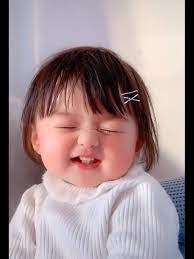
#> input picture images/images/baby.jpg, 194 x 259 px, found by its file name
$ python Threshold.py
#> lines starting #> are read from the running program, lines starting #| are printed output that depends on the picture; after the words box and inside, x2 and y2 are one past the last pixel; in counts of white or black regions, pixels touching at a corner belong together
import cv2
import numpy as np
import matplotlib.pyplot as plt

def threshold_image(image_path, threshold_value):
    # Đọc ảnh từ đường dẫn
#> called with image_path = 'images/baby.jpg', threshold_value = 128
    image = cv2.imread(image_path, cv2.IMREAD_GRAYSCALE)
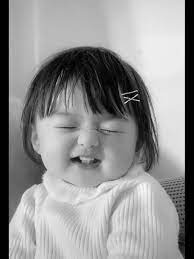
#> image: shape (259, 194); min 0, max 250, mean 145.1

    # Kiểm tra xem ảnh có tồn tại không
    if image is None:
        print("Không thể đọc được ảnh.")
        return

    # Thực hiện Thresholding
    _, thresholded_image = cv2.threshold(image, threshold_value, 255, cv2.THRESH_BINARY)
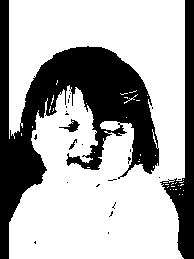
#> thresholded_image: shape (259, 194); 67.8% white; 25 black regions (21 under 20 px), largest, box (x1, y1, x2, y2) and area: (0, 0, 159, 259) 12874, (160, 0, 194, 259) 3085, (59, 119, 80, 132) 105, (69, 139, 77, 150) 29

    # Hiển thị ảnh gốc và ảnh đã Thresholding
    plt.subplot(1, 2, 1)
    plt.imshow(image, cmap='gray')
    plt.title('Ảnh Gốc')

    plt.subplot(1, 2, 2)
    plt.imshow(thresholded_image, cmap='gray')
    plt.title(f'Thresholding với giá trị {threshold_value}')

    plt.show()
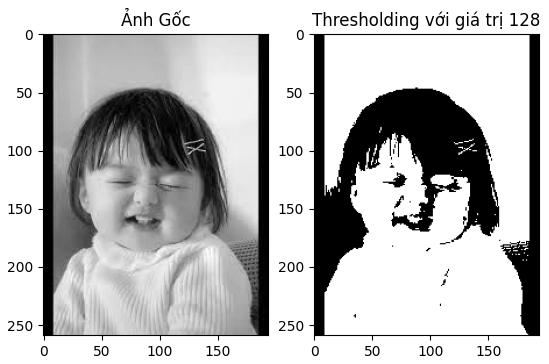
#> figure drawn by matplotlib, 2 panels

# Đường dẫn của ảnh và giá trị Threshold
image_path = 'images/baby.jpg'  # Thay đổi đường dẫn của ảnh thực tế
threshold_value = 128  # Thay đổi giá trị Threshold nếu cần

# Gọi hàm để thực hiện Thresholding
threshold_image(image_path, threshold_value)

$ run again, with images/images/cat.jpg copied over images/images/baby.jpg
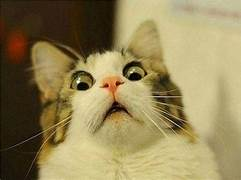
#> input picture images/images/cat.jpg, 241 x 180 px, found by its file name
#> in threshold_image, `_, thresholded_image = cv2.threshold(image, threshold_value, 255, cv2...`:
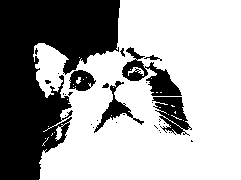
#> thresholded_image: shape (180, 241); 63.7% white; 30 black regions (22 under 20 px), largest, box (x1, y1, x2, y2) and area: (0, 0, 120, 180) 12806, (122, 47, 182, 96) 1063, (152, 97, 192, 136) 813
#> in threshold_image, `plt.show()`:
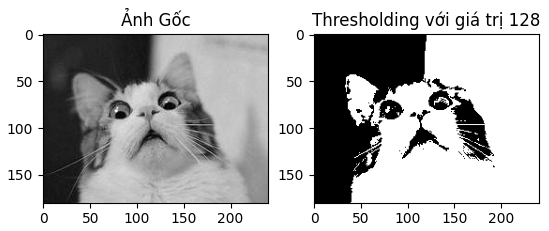
#> figure drawn by matplotlib, 2 panels

$ run again, with images/images/face.jpg copied over images/images/baby.jpg
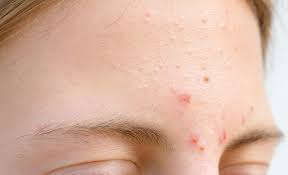
#> input picture images/images/face.jpg, 288 x 175 px, found by its file name
#> in threshold_image, `_, thresholded_image = cv2.threshold(image, threshold_value, 255, cv2...`:
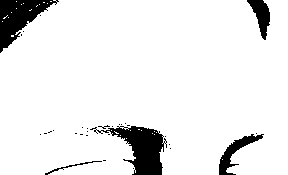
#> thresholded_image: shape (175, 288); 91.7% white; 31 black regions (26 under 20 px), largest, box (x1, y1, x2, y2) and area: (90, 126, 167, 175) 1631, (0, 0, 59, 53) 1416, (219, 134, 264, 175) 530, (247, 0, 270, 40) 455, (45, 161, 102, 175) 89
#> in threshold_image, `plt.show()`:
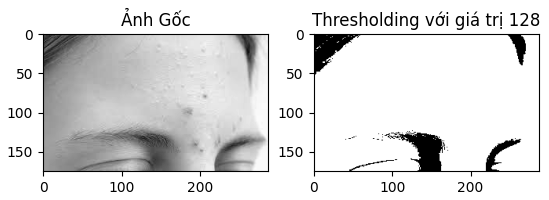
#> figure drawn by matplotlib, 2 panels
